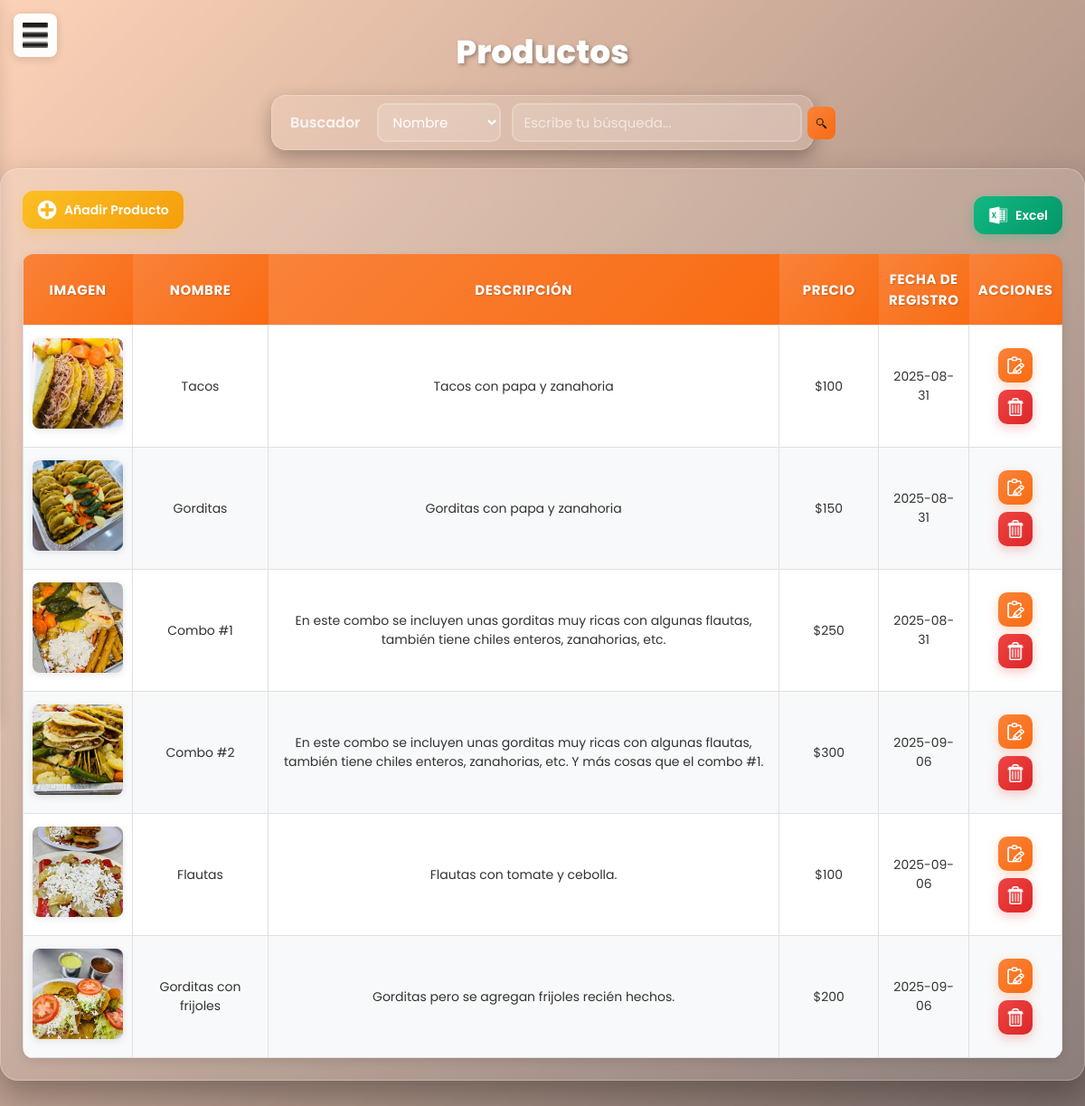
/submenuProductos.php (signed in), run on the app's committed database.
### tables this page shows
CREATE TABLE `productos` (
  `id_producto` int(11) NOT NULL,
  `foto_producto` varchar(20) NOT NULL,
  `nom_producto` varchar(50) NOT NULL,
  `desc_producto` text NOT NULL,
  `precio_producto` float(10,0) NOT NULL,
  `disponible_producto` int(11) NOT NULL,
  `fecha_producto` date DEFAULT current_timestamp()
);

### submenuProductos.php (the view, shortened to what this page needs)
<!DOCTYPE html>
<html lang="en">
<head>
    <link rel="stylesheet" href="css/productos.css">
</head>
<body>
    <label class="label-menu" for="menu"><img class="menu-icon" src="images/menu-icon.png"
            alt=""></label>
    <header class="header container">
        <h1>Productos</h1>
        <div class="buscador">
            <div class="buscador-form">
                <p>Buscador</p>
                <select id="filtro">
                    <option value="nom_producto">Nombre</option>
                </select>
                <input type="text" id="texto" placeholder="Escribe tu búsqueda...">
                <button id="buscar">
                    <img src="images/logo_lupa.png" style="width: 15px; height: 15px; margin: 1px 2px 0 2px;"
                        alt="Buscar">
                </button>
            </div>
        </div>
    </header>
    <div class="table container">
        <div class="buttons-excel">
            <button class="btn-1" id="btnAbrirModal">
                <img src="images/logo_agregar.png" alt="">
                <p>Añadir Producto</p>
            </button>
            <button class="btn-excel" id="btn-excel">
                <img src="images/logo_excel.png" alt="">
                <p>Excel</p>
            </button>
        </div>
        <table width="100%">
            <thead>
                <tr>
                    <th>Imagen</th>
                    <th>Nombre</th>
                    <th>Descripción</th>
                    <th>Precio</th>
                    <th>Fecha de registro</th>
                    <th>Acciones</th>
                </tr>
            </thead>
            <tbody id="resultados">
                <?php
                include 'includes/conexion.php';
                $sql = "SELECT * FROM productos WHERE disponible_producto=1";
                $result = mysqli_query($conexion, $sql);
                if (mysqli_num_rows($result) > 0) {
                    $table = '';
                    while ($row = mysqli_fetch_array($result)) {
                        $table .= '
                        <tr>
                        <td width="110px"><img class="table-image" src="' . $row["foto_producto"] . '" alt="Imagen"></td>
                        <td width="150px">' . $row["nom_producto"] . '</td>
                        <td>' . $row["desc_producto"] . '</td>
                        <td width="110px">$' . $row["precio_producto"] . '</td>
                        <td width="100px">' . $row["fecha_producto"] . '</td>
                        <td width="90px">
                            <div class="buttons">
                                <button class="btn-2 btn-editar" data-editar="' . $row["id_producto"] . '">
                                    <img src="images/logo_editar.png" alt="">
                                </button>
                                <button class="btn-3 btn-eliminar" data-eliminar="' . $row["id_producto"] . '" data-nombre="' . $row["nom_producto"] . '">
                                    <img src="images/logo_eliminar.png" alt="">
                                </button>
                            </div>
                        </td>
                        </tr>
                        ';
                    }
                    echo $table;
                }
                ?>
            </tbody>
        </table>
    </div>
</body>
</html>

### data on the page
productos: foto_producto (picture), nom_producto "Tacos", desc_producto "Tacos con papa y zanahoria", precio_producto "100", fecha_producto "2025-08-31"
productos: foto_producto (picture), nom_producto "Gorditas", desc_producto "Gorditas con papa y zanahoria", precio_producto "150", fecha_producto "2025-08-31"
productos: foto_producto (picture), nom_producto "Combo #1", desc_producto "En este combo se incluyen unas gorditas muy ricas con algunas flautas, también tiene chiles enteros, zanahorias, etc.", precio_producto "250", fecha_producto "2025-08-31"
productos: foto_producto (picture), nom_producto "Combo #2", desc_producto "En este combo se incluyen unas gorditas muy ricas con algunas flautas, también tiene chiles enteros, zanahorias, etc. Y más cosas que el combo #1.", precio_producto "300", fecha_producto "2025-09-06"
productos: foto_producto (picture), nom_producto "Flautas", desc_producto "Flautas con tomate y cebolla.", precio_producto "100", fecha_producto "2025-09-06"
productos: foto_producto (picture), nom_producto "Gorditas con frijoles", desc_producto "Gorditas pero se agregan frijoles recién hechos.", precio_producto "200", fecha_producto "2025-09-06"
